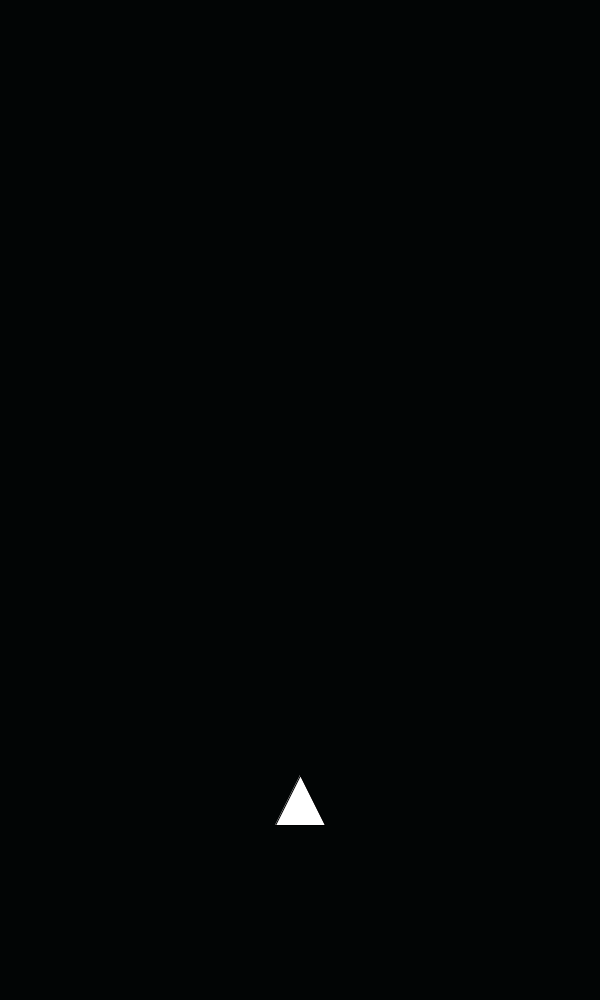
Frame 1 (no input)
Frame 60 (the mouse pressed at the canvas centre just before this capture): identical to frame 1, image omitted
Frame 120 (the mouse held since frame 60 and released just before this capture): identical to frame 1, image omitted

The Processing sketch that drew this single still picture (run headless with seeded random() and noise(); from frame 60 on, the mouse is pressed at the canvas centre):

// Processing sketch: Game_02
// ── Game_02.pde
  float shipX = 300;
//ArrayList<bullets>=new ArrayList<bullets>();
// Score
//int score = 0;

void setup(){
 size(600,1000);
}

void draw(){
  background(2,5,5);
 
  translate(shipX,800);
triangle(0,-25,-25,25,25,25);
if (keyPressed){
  if (key== 'd'){
    shipX += 10;
  }
  }
  if (keyPressed){
    if (key== 'a'){
      shipX -= 10;
    }
  }
}

// ── bullets.pde
class Bullet {
  float x, y;   // Position of the bullet
  float speed = 7;  // Speed of the bullet

  // Constructor to set initial position
  Bullet(float x, float y) {
    this.x = x;
    this.y = y;
  }

  // Move the bullet upwards
  void move() {
    y -= speed;
  }

  // Display the bullet
  void display() {
    fill(255, 0, 0);
    ellipse(x, y, 8, 8);
  }

  // Check if the bullet has gone off-screen
  boolean isOffScreen() {
    return y < 0;
  }
}

// ── ship.pde
//class ship{
//  float shipX = 300;
//  translate(shipX,800);
//triangle(0,-50,-25,25,25,25);
//}
